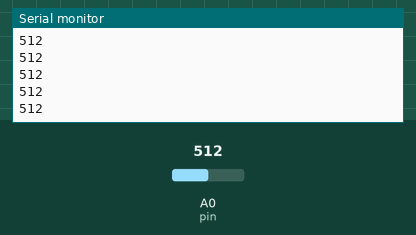
A sketch run on a simulated Arduino Uno, built with avr-gcc and run on an emulated ATmega328P. Shown: the last lines printed to the serial monitor. The inputs (shaded band) are chosen by the test bench; at power-on: A0 (pin) = 512.

Above: at 1.2 s.
1.3 s: A0 (pin) set to 716
At 1.31 s:
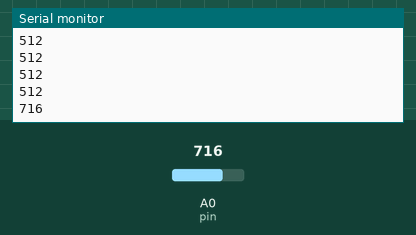
2.8 s: A0 (pin) set to 900
At 2.81 s:
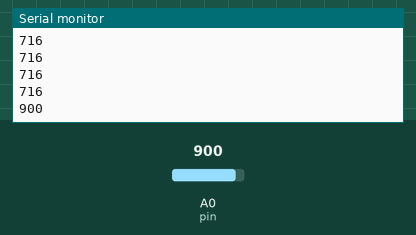
Timing chart, 0 to 5.8 s (numbered marks = the images above; inputs shaded):
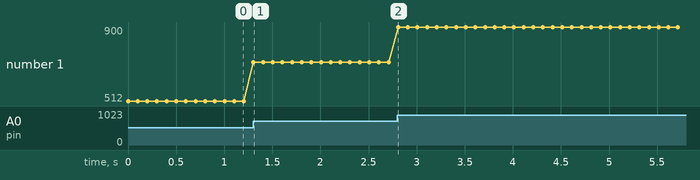

The sketch:

5b.ino
```cpp
struct Potmeter {
    int pin;
    int value = 0;

    void update() {
        value = analogRead(pin);
    }
};

Potmeter potmeter1;

void setup()
{
    Serial.begin(9600);

    potmeter1.pin = A0;
    pinMode(potmeter1.pin, INPUT);
}

void loop()
{
    potmeter1.update();

    Serial.println(potmeter1.value);

    delay(100);
}
```

Measured:
- after the input at 1.3 s, the serial monitor: prints a new line at once (image 1)
- after the input at 2.8 s, the serial monitor: prints a new line at once (image 2)
- plotted number 1: 512 → 716 after the input at 1.3 s, 716 → 900 after the input at 2.8 s
